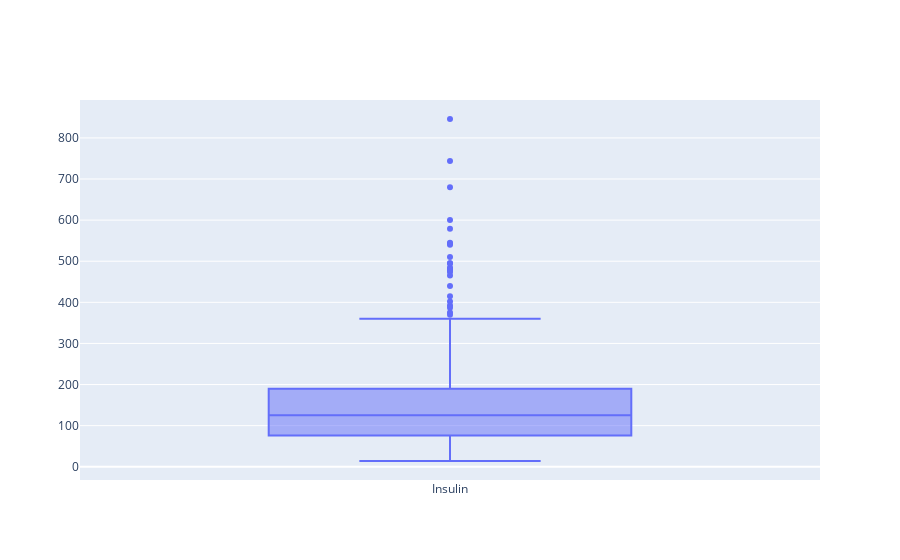

Notebook source saved alongside this figure:
### Markdown cell above
## Data Imputation

### Code cell
plot.boxplot(train[['Insulin']])

### Figure 1 — Plotly figure (JSON) as saved in the notebook; plotly's stock layout.template omitted (floating-point values rounded to 4 significant figures; data arrays with more than 128 entries replaced by an {"elided": "..."} marker saying what was removed)
{"data": [{"name": "Insulin", "type": "box", "y": {"elided": "768 int values"}}], "layout": {}}
